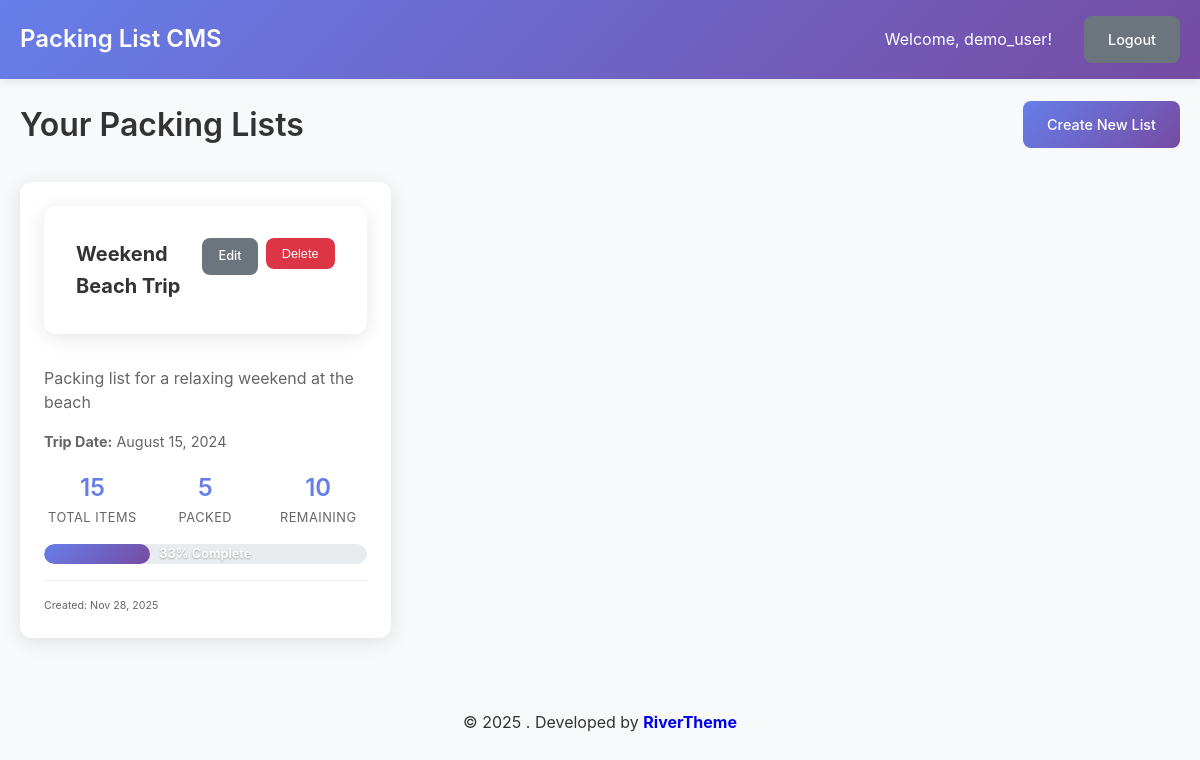
/dashboard.php (signed in), run on the app's committed database.
### tables this page shows
CREATE TABLE packing_lists (
    id INT PRIMARY KEY AUTO_INCREMENT,
    user_id INT NOT NULL,
    title VARCHAR(100) NOT NULL,
    description TEXT,
    trip_date DATE,
    created_at TIMESTAMP DEFAULT CURRENT_TIMESTAMP,
    updated_at TIMESTAMP DEFAULT CURRENT_TIMESTAMP ON UPDATE CURRENT_TIMESTAMP,
    FOREIGN KEY (user_id) REFERENCES users(id) ON DELETE CASCADE
);

### includes/auth.php (called while the page is built, shortened)
<?php
function isLoggedIn() {
    return isset($_SESSION['logged_in']) && $_SESSION['logged_in'] === true;
}
function getCurrentUser() {
    return [
        'id' => $_SESSION['user_id'],
        'username' => $_SESSION['username'],
        'email' => $_SESSION['email']
    ];
}
?>

### includes/packing_lists.php (called while the page is built, shortened)
<?php
function getUserPackingLists($userId) {
    try {
        $pdo = getDatabaseConnection();
        $stmt = $pdo->prepare("
            SELECT pl.*,
                   COUNT(i.id) as total_items,
                   COUNT(CASE WHEN i.is_packed = 1 THEN 1 END) as packed_items
            FROM packing_lists pl
            LEFT JOIN items i ON pl.id = i.packing_list_id
            WHERE pl.user_id = ?
            GROUP BY pl.id
            ORDER BY pl.created_at DESC
        ");
        $stmt->execute([$userId]);
        return $stmt->fetchAll();
    } catch (PDOException $e) {
        error_log("Error fetching packing lists: " . $e->getMessage());
        return [];
    }
}
?>

### dashboard.php (the view, shortened to what this page needs)
<?php
require_once 'includes/auth.php';
require_once 'includes/packing_lists.php';
$user = getCurrentUser();
$userId = getCurrentUserId();
$packingLists = getUserPackingLists($userId);
?>
<!DOCTYPE html>
<html lang="en">
<head>
    <link rel="stylesheet" href="assets/css/style.css">
</head>
<body>
    <nav class="navbar">
        <div class="nav-container">
            <div class="nav-brand">
                <h1>Packing List CMS</h1>
            </div>
            <div class="nav-menu">
                <span>Welcome, <?php echo htmlspecialchars($user['username']); ?>!</span>
                <a href="logout.php" class="btn btn-secondary">Logout</a>
            </div>
        </div>
    </nav>
    <div class="container">
        <div class="dashboard-header">
            <h2>Your Packing Lists</h2>
            <a href="create_list.php" class="btn btn-primary">Create New List</a>
        </div>
        <?php if (empty($packingLists)): ?>
            <div class="empty-state">
                <h3>No packing lists yet</h3>
                <p>Create your first packing list to get started organizing your trips!</p>
                <a href="create_list.php" class="btn btn-primary">Create Your First List</a>
            </div>
        <?php else: ?>
            <div class="lists-grid">
                <?php foreach ($packingLists as $list): ?>
                    <div class="list-card">
                        <div class="list-header">
                            <h3><a href="view_list.php?id=<?php echo $list['id']; ?>"><?php echo htmlspecialchars($list['title']); ?></a></h3>
                            <div class="list-actions">
                                <a href="edit_list.php?id=<?php echo $list['id']; ?>" class="btn btn-small btn-secondary">Edit</a>
                                <form method="POST" style="display: inline;" onsubmit="return confirm('Are you sure you want to delete this list?');">
                                    <button type="submit" class="btn btn-small btn-danger">Delete</button>
                                </form>
                            </div>
                        </div>
                        <?php if ($list['description']): ?>
                            <p class="list-description"><?php echo htmlspecialchars($list['description']); ?></p>
                        <?php endif; ?>
                        <?php if ($list['trip_date']): ?>
                            <p class="list-date">
                                <strong>Trip Date:</strong> <?php echo date('F j, Y', strtotime($list['trip_date'])); ?>
                            </p>
                        <?php endif; ?>
                        <div class="list-stats">
                            <div class="stat">
                                <span class="stat-number"><?php echo $list['total_items']; ?></span>
                                <span class="stat-label">Total Items</span>
                            </div>
                            <div class="stat">
                                <span class="stat-number"><?php echo $list['packed_items']; ?></span>
                                <span class="stat-label">Packed</span>
                            </div>
                            <div class="stat">
                                <span class="stat-number"><?php echo $list['total_items'] - $list['packed_items']; ?></span>
                                <span class="stat-label">Remaining</span>
                            </div>
                        </div>
                        <?php if ($list['total_items'] > 0): ?>
                            <div class="progress-bar">
                                <?php $percentage = round(($list['packed_items'] / $list['total_items']) * 100); ?>
                                <div class="progress-fill" style="width: <?php echo $percentage; ?>%"></div>
                                <span class="progress-text"><?php echo $percentage; ?>% Complete</span>
                            </div>
                        <?php endif; ?>
                        <div class="list-meta">
                            <small>Created: <?php echo date('M j, Y', strtotime($list['created_at'])); ?></small>
                        </div>
                    </div>
                <?php endforeach; ?>
            </div>
        <?php endif; ?>
    </div>
    <footer class="footer">
        <div class="container">
            <div class="text-center my-2">
                <div>
                    <span>© 2025 .  </span>
                    <span class="text- ">Developed by </span>
                    <a href="https://rivertheme.com" class="fw-bold text-decoration-none" target="_blank" rel="noopener">RiverTheme</a>
                </div>
            </div>
        </div>
    </footer>
</body>
</html>

### assets/css/style.css (style rules this page uses)
* { margin: 0; padding: 0; box-sizing: border-box; }
body { font-family: -apple-system, BlinkMacSystemFont, 'Segoe UI', Roboto, Oxygen, Ubuntu, Cantarell, sans-serif; line-height: 1.6; color: #333; background-color: #f8f9fa; }
.container { max-width: 1200px; margin: 0 auto; padding: 20px; }
.navbar { background: linear-gradient(135deg, #667eea 0%, #764ba2 100%); color: white; padding: 1rem 0; box-shadow: 0 2px 10px rgba(0,0,0,0.1); }
.nav-container { max-width: 1200px; margin: 0 auto; padding: 0 20px; display: flex; justify-content: space-between; align-items: center; }
.nav-brand h1 { font-size: 1.5rem; font-weight: 600; }
.nav-menu { display: flex; align-items: center; gap: 1rem; }
.nav-menu span { margin-right: 1rem; }
.btn { display: inline-block; padding: 0.75rem 1.5rem; border: none; border-radius: 8px; text-decoration: none; font-weight: 500; text-align: center; cursor: pointer; transition: all 0.3s ease; font-size: 0.9rem; }
.btn-primary { background: linear-gradient(135deg, #667eea 0%, #764ba2 100%); color: white; }
.btn-secondary { background: #6c757d; color: white; }
.btn-danger { background: #dc3545; color: white; }
.btn-small { padding: 0.5rem 1rem; font-size: 0.8rem; }
.text-center { text-align: center; }
.my-2 { margin-top: 2rem; margin-bottom: 2rem; }
.fw-bold { font-weight: bold; }
.text-decoration-none { text-decoration: none; }
.dashboard-header { display: flex; justify-content: space-between; align-items: center; margin-bottom: 2rem; }
.dashboard-header h2 { color: #333; font-size: 2rem; font-weight: 600; }
.lists-grid { display: grid; grid-template-columns: repeat(auto-fill, minmax(350px, 1fr)); gap: 1.5rem; }
.list-card { background: white; border-radius: 12px; padding: 1.5rem; box-shadow: 0 4px 20px rgba(0,0,0,0.1); transition: transform 0.3s ease, box-shadow 0.3s ease; }
.list-header { display: flex; justify-content: space-between; align-items: flex-start; margin-bottom: 1rem; }
.list-header h3 { margin: 0; font-size: 1.25rem; }
.list-header h3 a { color: #333; text-decoration: none; }
.list-actions { display: flex; gap: 0.5rem; }
.list-description { color: #666; margin-bottom: 1rem; line-height: 1.5; }
.list-date { color: #666; margin-bottom: 1rem; font-size: 0.9rem; }
.list-stats { display: grid; grid-template-columns: repeat(3, 1fr); gap: 1rem; margin-bottom: 1rem; }
.stat { text-align: center; }
.stat-number { display: block; font-size: 1.5rem; font-weight: 600; color: #667eea; }
.stat-label { display: block; font-size: 0.8rem; color: #666; text-transform: uppercase; letter-spacing: 0.5px; }
.list-meta { margin-top: 1rem; padding-top: 1rem; border-top: 1px solid #e9ecef; display: flex; justify-content: space-between; font-size: 0.8rem; color: #666; }
.progress-bar { position: relative; background: #e9ecef; border-radius: 10px; height: 20px; margin-bottom: 1rem; overflow: hidden; }
.progress-fill { background: linear-gradient(135deg, #667eea 0%, #764ba2 100%); height: 100%; border-radius: 10px; transition: width 0.5s ease; }
.progress-text { position: absolute; top: 50%; left: 50%; transform: translate(-50%, -50%); font-size: 0.8rem; font-weight: 600; color: white; text-shadow: 0 1px 2px rgba(0,0,0,0.3); }
.list-header { display: flex; justify-content: space-between; align-items: flex-start; margin-bottom: 2rem; background: white; padding: 2rem; border-radius: 12px; box-shadow: 0 4px 20px rgba(0,0,0,0.1); }
.list-card, .alert, .form-container, .auth-form { animation: fadeIn 0.5s ease; }

### data on the page
packing_lists: title "Weekend Beach Trip", description "Packing list for a relaxing weekend at the beach", trip_date "August 15, 2024", total_items "15", packed_items "5", packed_items "10", percentage "33", created_at "Nov 28, 2025"

### other printed values
$user['username'] "demo_user"
